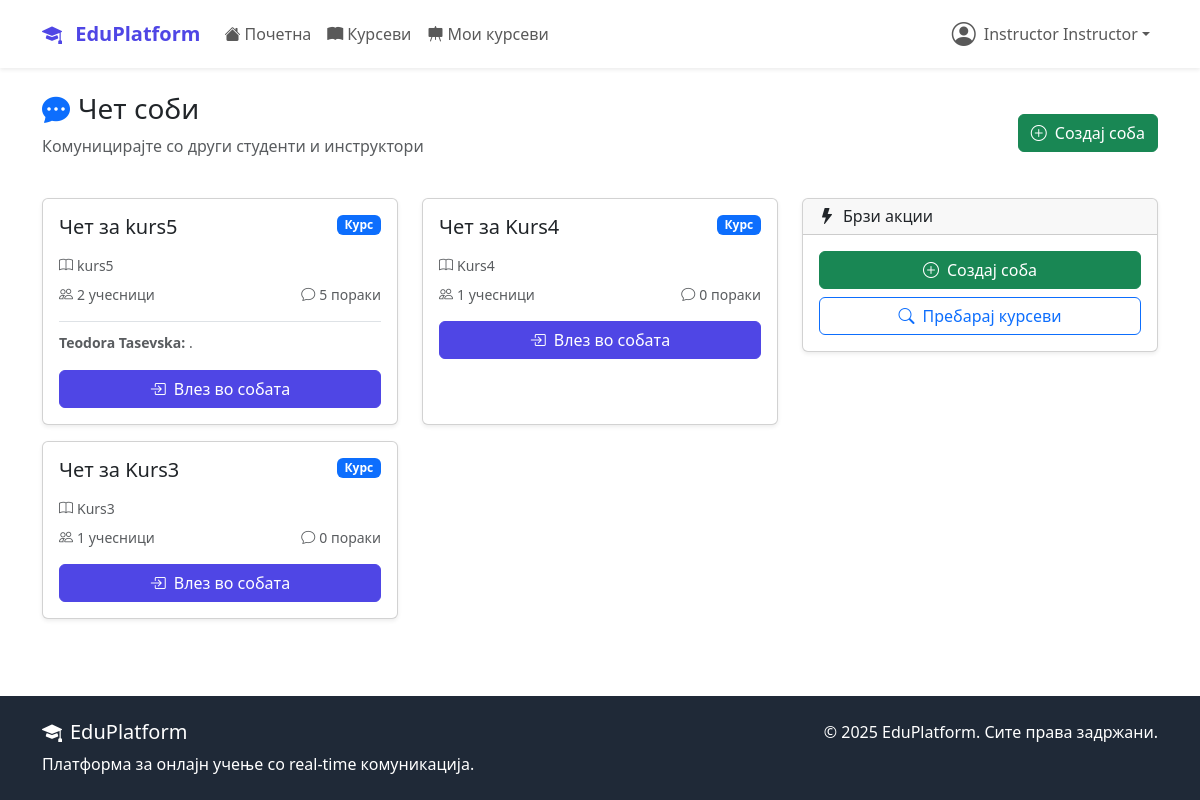
Page /chat/ (signed in) on the earlier database version.
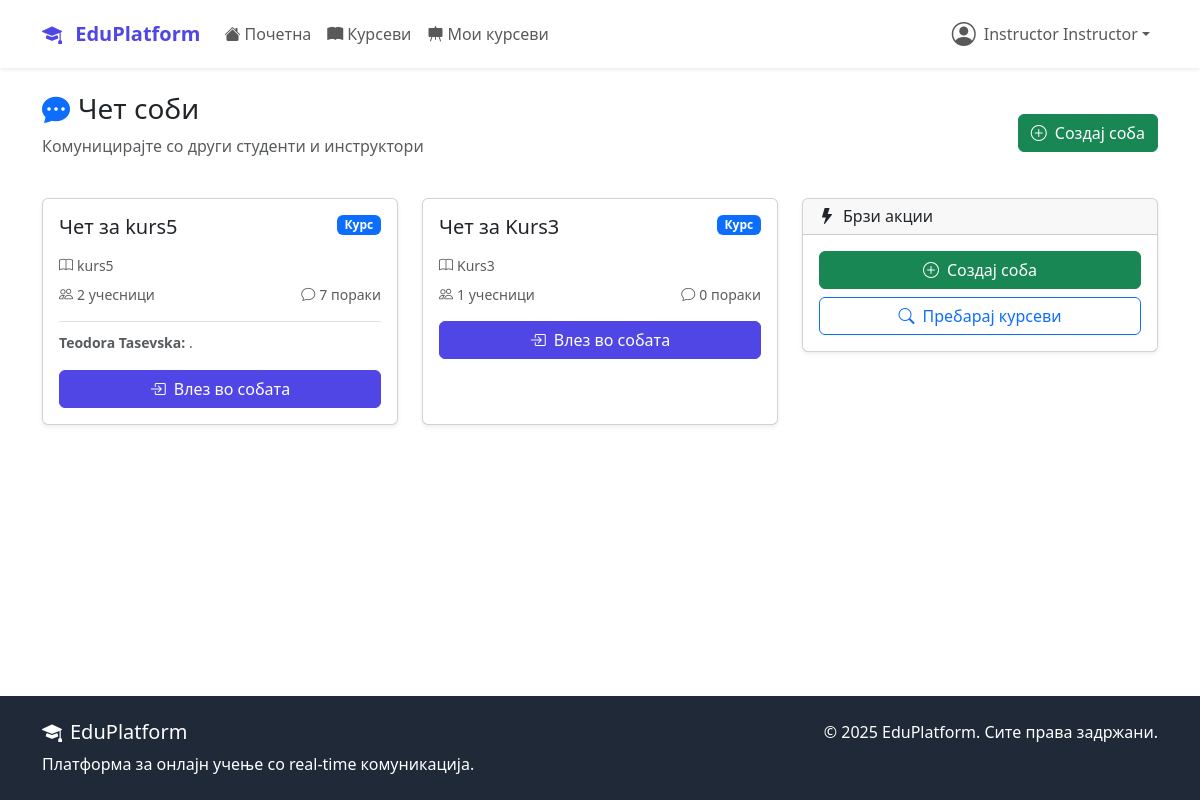
Same page on the later database version.
### chat/models.py (models this page shows, shortened)
class ChatRoom(models.Model):
    ROOM_TYPE_CHOICES = (
        ('course', 'Курс'),
        ('private', 'Приватен'),
        ('general', 'Општ'),
    )
    name = models.CharField(max_length=100)
    room_type = models.CharField(max_length=20, choices=ROOM_TYPE_CHOICES)
    course = models.OneToOneField(
        Course,
        on_delete=models.CASCADE,
        null=True,
        blank=True,
        related_name='chat_room'
    )
    participants = models.ManyToManyField(
        settings.AUTH_USER_MODEL,
        related_name='chat_rooms'
    )
    created_by = models.ForeignKey(
        settings.AUTH_USER_MODEL,
        on_delete=models.CASCADE,
        related_name='created_rooms'
    )
    is_active = models.BooleanField(default=True)
    created_at = models.DateTimeField(auto_now_add=True)
    def get_latest_message(self):
        return self.messages.order_by('-timestamp').first()

class Message(models.Model):
    MESSAGE_TYPE_CHOICES = (
        ('text', 'Текст'),
        ('file', 'Фајл'),
        ('image', 'Слика'),
        ('system', 'Системска'),
    )
    room = models.ForeignKey(ChatRoom, on_delete=models.CASCADE, related_name='messages')
    sender = models.ForeignKey(
        settings.AUTH_USER_MODEL,
        on_delete=models.CASCADE,
        related_name='sent_messages'
    )
    content = models.TextField()
    message_type = models.CharField(max_length=20, choices=MESSAGE_TYPE_CHOICES, default='text')
    file_attachment = models.FileField(upload_to='chat_files/', blank=True, null=True)
    reply_to = models.ForeignKey(
        'self',
        on_delete=models.CASCADE,
        null=True,
        blank=True,
        related_name='replies'
    )
    is_edited = models.BooleanField(default=False)
    edited_at = models.DateTimeField(null=True, blank=True)
    timestamp = models.DateTimeField(auto_now_add=True)
    class Meta:
        ordering = ['timestamp']

### courses/models.py (models this page shows, shortened)
class Course(models.Model):
    DIFFICULTY_CHOICES = (
        ('beginner', 'Почетник'),
        ('intermediate', 'Средно'),
        ('advanced', 'Напредно'),
    )
    STATUS_CHOICES = (
        ('draft', 'Нацрт'),
        ('published', 'Објавен'),
        ('archived', 'Архивиран'),
    )
    title = models.CharField(max_length=200)
    slug = models.SlugField(unique=True, blank=True, max_length=250)
    description = models.TextField()
    instructor = models.ForeignKey(
        settings.AUTH_USER_MODEL,
        on_delete=models.CASCADE,
        related_name='courses_taught'
    )
    category = models.ForeignKey(Category, on_delete=models.CASCADE)
    thumbnail = models.ImageField(upload_to='course_thumbnails/', blank=True)
    price = models.DecimalField(max_digits=8, decimal_places=2, default=0.00)
    difficulty = models.CharField(max_length=20, choices=DIFFICULTY_CHOICES)
    status = models.CharField(max_length=20, choices=STATUS_CHOICES, default='published')
    duration_hours = models.PositiveIntegerField(help_text="Должина во часови")
    max_students = models.PositiveIntegerField(null=True, blank=True)
    requirements = models.TextField(blank=True, help_text="Предуслови за курсот")
    what_you_learn = models.TextField(help_text="Што ќе научат студентите")
    created_at = models.DateTimeField(auto_now_add=True)
    updated_at = models.DateTimeField(auto_now=True)
    class Meta:
        ordering = ['-created_at']

### accounts/models.py (models this page shows, shortened)
class User(AbstractUser):
    USER_TYPE_CHOICES = (
        ('student', 'Студент'),
        ('instructor', 'Инструктор'),
        ('admin', 'Администратор'),
    )
    user_type = models.CharField(
        max_length=20,
        choices=USER_TYPE_CHOICES,
        default='student'
    )
    bio = models.TextField(max_length=500, blank=True)
    profile_picture = models.ImageField(
        upload_to='profile_pics/',
        blank=True,  # Додадено
        null=True    # Додадено
    )
    birth_date = models.DateField(null=True, blank=True)
    phone_number = models.CharField(max_length=15, blank=True)
    created_at = models.DateTimeField(auto_now_add=True)
    updated_at = models.DateTimeField(auto_now=True)

### chat/views.py (the view)
# urls.py: path('', views.ChatListView.as_view(), name='list'),
class ChatListView(LoginRequiredMixin, ListView):
    model = ChatRoom
    template_name = 'chat/list.html'
    context_object_name = 'chat_rooms'
    def get_queryset(self):
        user = self.request.user
        return ChatRoom.objects.filter(
            participants=user,
            is_active=True
        ).annotate(
            message_count=Count('messages')
        ).order_by('-created_at')
    def get_context_data(self, **kwargs):
        context = super().get_context_data(**kwargs)
        user = self.request.user
        chat_settings, created = UserChatSettings.objects.get_or_create(user=user)
        context['chat_settings'] = chat_settings
        if user.user_type == 'instructor':
            context['available_courses'] = Course.objects.filter(
                instructor=user,
                status='published'
            ).exclude(
                chat_room__isnull=False
            )
        return context

### templates/chat/list.html (shortened to what the changed rows need)
{% extends 'base.html' %}
{% block content %}
<div class="container mt-4">
    <div class="row">
        <div class="col-md-8">
            {% if chat_rooms %}
                <div class="row">
                    {% for room in chat_rooms %}
                    <div class="col-md-6 mb-3">
                        <div class="card chat-room-card h-100 shadow-sm">
                            <div class="card-body">
                                <div class="d-flex justify-content-between align-items-start mb-2">
                                    <h5 class="card-title">{{ room.name }}</h5>
                                    {% if room.room_type == 'course' %}
  <span class="badge bg-primary">{{ room.get_room_type_display }}</span>
{% elif room.room_type == 'private' %}
  <span class="badge bg-warning">{{ room.get_room_type_display }}</span>
{% else %}
  <span class="badge bg-info">{{ room.get_room_type_display }}</span>
{% endif %}
                                </div>
                                {% if room.course %}
                                    <p class="text-muted small mb-2">
                                        <i class="bi bi-book me-1"></i>{{ room.course.title }}
                                    </p>
                                {% endif %}
                                <div class="d-flex justify-content-between align-items-center text-muted small mb-3">
                                    <span>
                                        <i class="bi bi-people me-1"></i>{{ room.participants.count }} учесници
                                    </span>
                                    <span>
                                        <i class="bi bi-chat me-1"></i>{{ room.message_count }} пораки
                                    </span>
                                </div>
                                {% with latest_message=room.get_latest_message %}
                                {% if latest_message %}
                                    <div class="border-top pt-2 mb-3">
                                        <small class="text-muted">
                                            <strong>{{ latest_message.sender.get_full_name|default:latest_message.sender.username }}:</strong>
                                            {{ latest_message.content|truncatewords:8 }}
                                        </small>
                                    </div>
                                {% endif %}
                                {% endwith %}
                                <a href="{% url 'chat:room' room.id %}" class="btn btn-primary w-100">
                                    <i class="bi bi-box-arrow-in-right me-2"></i>Влез во собата
                                </a>
                            </div>
                        </div>
                    </div>
                    {% endfor %}
                </div>
            {% endif %}
        </div>
    </div>
</div>
{% endblock %}

Differences in the rows shown:
removed ChatRoom: name "Чет за Kurs4", room_type "Курс", course "Kurs4", participants.count "1", message_count "0"
computed for ChatRoom "Чет за kurs5": message_count "5" → "7"
